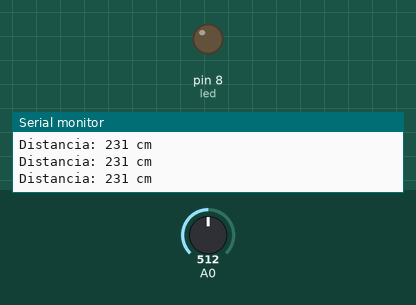
Bench run of a sketch on a simulated Arduino Uno, built with avr-gcc and run on an emulated ATmega328P. Shown: output pins drawn as LEDs (lit = HIGH), the last lines printed to the serial monitor. The test bench sets the inputs (shaded band); at power-on: A0 = 512.

Above: at 1.2 s.
1.3 s: A0 set to 253
4.3 s: A0 set to 220
At 4.6 s:
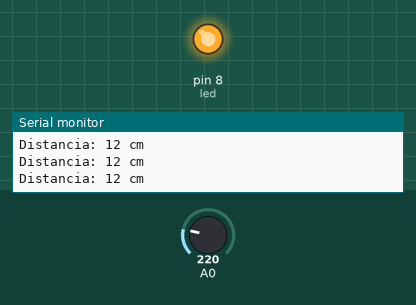
5.8 s: A0 set to 306
At 6.2 s:
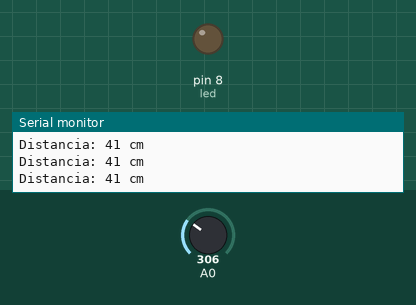
7.3 s: A0 set to 122
At 8.4 s:
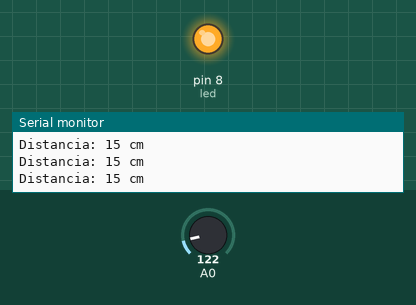
Timing chart, 0 to 10.3 s (numbered marks = the images above; inputs shaded):
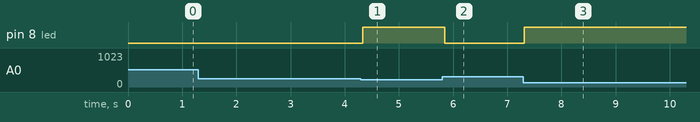

Measured:
- the behaviour switches between 237 and 236 on A0 (found by bisection; images 0 and 1)
- after the input at 4.3 s, pin 8 (led): LOW → HIGH at once
- after the input at 5.8 s, pin 8 (led): HIGH → LOW after 0.05 s
- after the input at 7.3 s, pin 8 (led): LOW → HIGH at once

The sketch:

P6A5-Sharp.ino
```cpp
// Codigo para medir distancia con el sharp
// El sharp mide con presicion distancias entre 10 y 80 cm. no tiene un comportamiento lineal, por lo que tenemos que hacer una caracterizacion de como mide

//definimos los pines que vamos a usar
#define entrada A0
#define led 8
int distancia;    //Definimos las variables con las que guardaremos las lecturas asi como el valor que interpretaremos
int valor;

void setup() {
  //Comenzamos la comunicacion serial a 9600 baudios
  pinMode(led, OUTPUT);  //Definimos el pin de salida para iluminar el led
  Serial.begin(9600);
}

void loop() {
  //Lectura analògica del valor
  valor = analogRead(A0);
  distancia = 0.002 * pow(valor,2) - 0.7143 * valor + 73.059;   //Implementamos la formula que obtuvimos de los valores medidos del sensor
  Serial.print("Distancia: ");
  Serial.print(distancia);
  Serial.println(" cm");

  if(distancia <= 15) {   //configuramos la salida del led para que se encienda cuando haya un obstaculo a 15 cm de distancia o menos
    digitalWrite(led, HIGH);
    //Serial.println("Obstaculo");
  } else {
    digitalWrite(led, LOW);   //El led se mantiene apagado si no detecta la presencia
  }

  delay(50);
}
```
